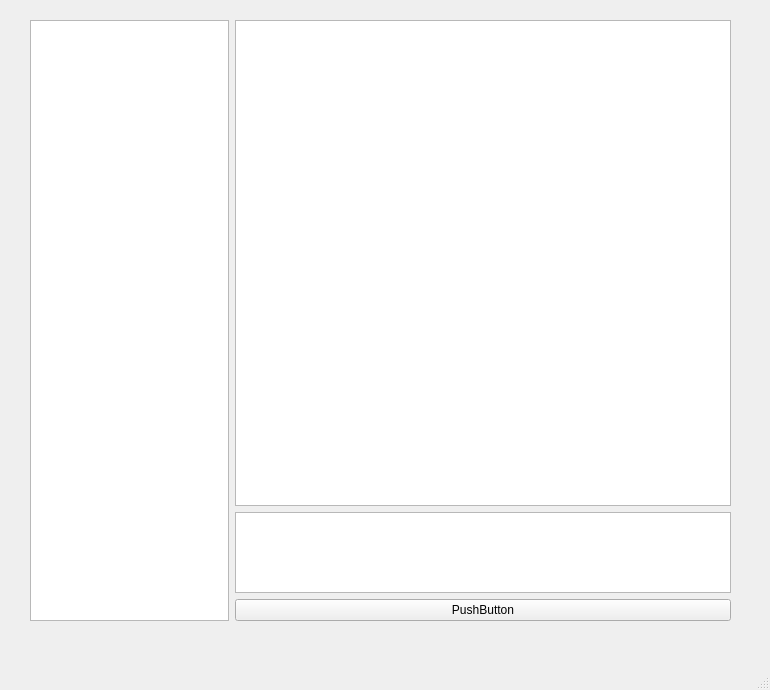
<?xml version="1.0" encoding="UTF-8"?>
<ui version="4.0">
 <class>MainWindow</class>
 <widget class="QMainWindow" name="MainWindow">
  <property name="geometry">
   <rect>
    <x>0</x>
    <y>0</y>
    <width>770</width>
    <height>690</height>
   </rect>
  </property>
  <property name="windowTitle">
   <string>MainWindow</string>
  </property>
  <widget class="QWidget" name="centralwidget">
   <widget class="QWidget" name="horizontalLayoutWidget">
    <property name="geometry">
     <rect>
      <x>30</x>
      <y>20</y>
      <width>701</width>
      <height>601</height>
     </rect>
    </property>
    <layout class="QHBoxLayout" name="horizontalLayout" stretch="2,5">
     <property name="sizeConstraint">
      <enum>QLayout::SetDefaultConstraint</enum>
     </property>
     <item>
      <widget class="QListWidget" name="listWidget"/>
     </item>
     <item>
      <layout class="QVBoxLayout" name="verticalLayout" stretch="6,1,1">
       <item>
        <widget class="QTextEdit" name="textEdit"/>
       </item>
       <item>
        <widget class="QTextEdit" name="textEdit_2"/>
       </item>
       <item>
        <widget class="QPushButton" name="pushButton">
         <property name="text">
          <string>PushButton</string>
         </property>
        </widget>
       </item>
      </layout>
     </item>
    </layout>
   </widget>
  </widget>
  <widget class="QMenuBar" name="menubar">
   <property name="geometry">
    <rect>
     <x>0</x>
     <y>0</y>
     <width>770</width>
     <height>26</height>
    </rect>
   </property>
  </widget>
  <widget class="QStatusBar" name="statusbar"/>
 </widget>
 <resources/>
 <connections/>
</ui>
